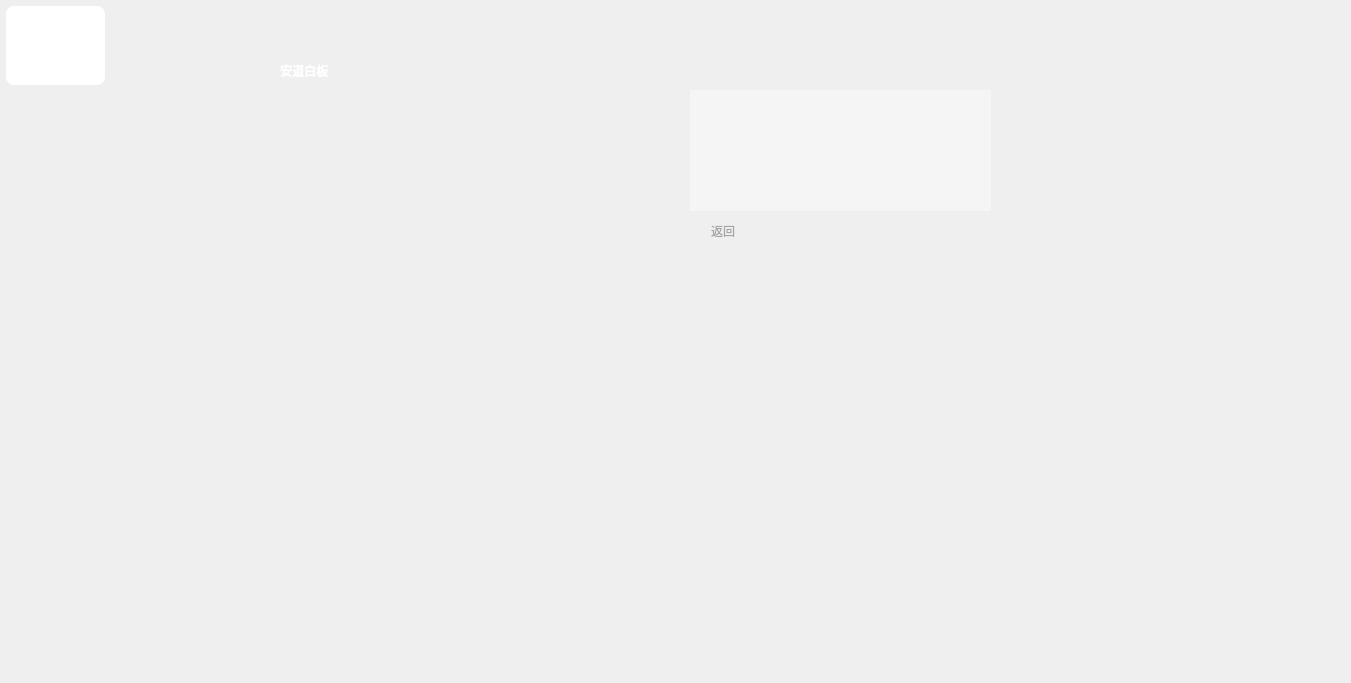
<?xml version="1.0" encoding="UTF-8"?>
<ui version="4.0">
 <class>DB_LoginPanel</class>
 <widget class="QWidget" name="DB_LoginPanel">
  <property name="geometry">
   <rect>
    <x>0</x>
    <y>0</y>
    <width>1351</width>
    <height>683</height>
   </rect>
  </property>
  <property name="windowTitle">
   <string>Form</string>
  </property>
  <widget class="QWidget" name="horizontalLayoutWidget">
   <property name="geometry">
    <rect>
     <x>0</x>
     <y>0</y>
     <width>111</width>
     <height>91</height>
    </rect>
   </property>
   <layout class="QHBoxLayout" name="horizontalLayout">
    <property name="spacing">
     <number>0</number>
    </property>
    <property name="leftMargin">
     <number>6</number>
    </property>
    <property name="topMargin">
     <number>6</number>
    </property>
    <property name="rightMargin">
     <number>6</number>
    </property>
    <property name="bottomMargin">
     <number>6</number>
    </property>
    <item>
     <widget class="QFrame" name="frame">
      <property name="styleSheet">
       <string notr="true">#frame{
	border: none;
	background-color: white;
	border-radius: 8px;
}</string>
      </property>
      <property name="frameShape">
       <enum>QFrame::StyledPanel</enum>
      </property>
      <property name="frameShadow">
       <enum>QFrame::Raised</enum>
      </property>
      <widget class="QWidget" name="horizontalLayoutWidget_3">
       <property name="geometry">
        <rect>
         <x>10</x>
         <y>10</y>
         <width>81</width>
         <height>61</height>
        </rect>
       </property>
       <layout class="QHBoxLayout" name="horizontalLayout_4">
        <property name="spacing">
         <number>0</number>
        </property>
        <item>
         <widget class="QStackedWidget" name="stackedWidget_2">
          <property name="currentIndex">
           <number>-1</number>
          </property>
         </widget>
        </item>
       </layout>
      </widget>
     </widget>
    </item>
   </layout>
  </widget>
  <widget class="QWidget" name="widget" native="true">
   <property name="geometry">
    <rect>
     <x>130</x>
     <y>20</y>
     <width>491</width>
     <height>331</height>
    </rect>
   </property>
   <widget class="QWidget" name="horizontalLayoutWidget_2">
    <property name="geometry">
     <rect>
      <x>10</x>
      <y>10</y>
      <width>461</width>
      <height>301</height>
     </rect>
    </property>
    <layout class="QHBoxLayout" name="horizontalLayout_2" stretch="1,0">
     <property name="spacing">
      <number>0</number>
     </property>
     <item>
      <widget class="QLabel" name="label">
       <property name="minimumSize">
        <size>
         <width>290</width>
         <height>0</height>
        </size>
       </property>
       <property name="maximumSize">
        <size>
         <width>290</width>
         <height>16777215</height>
        </size>
       </property>
       <property name="styleSheet">
        <string notr="true">border-image: url(:/images/Illustration.png);</string>
       </property>
       <property name="text">
        <string/>
       </property>
      </widget>
     </item>
     <item>
      <layout class="QVBoxLayout" name="verticalLayout">
       <property name="spacing">
        <number>0</number>
       </property>
       <item>
        <layout class="QHBoxLayout" name="horizontalLayout_3">
         <property name="spacing">
          <number>0</number>
         </property>
         <property name="topMargin">
          <number>10</number>
         </property>
         <property name="rightMargin">
          <number>10</number>
         </property>
         <item>
          <spacer name="horizontalSpacer">
           <property name="orientation">
            <enum>Qt::Horizontal</enum>
           </property>
           <property name="sizeHint" stdset="0">
            <size>
             <width>40</width>
             <height>20</height>
            </size>
           </property>
          </spacer>
         </item>
         <item>
          <widget class="DB_CustomLabel_1" name="label_closed">
           <property name="minimumSize">
            <size>
             <width>16</width>
             <height>16</height>
            </size>
           </property>
           <property name="maximumSize">
            <size>
             <width>16</width>
             <height>16</height>
            </size>
           </property>
           <property name="font">
            <font>
             <pointsize>15</pointsize>
            </font>
           </property>
           <property name="styleSheet">
            <string notr="true">border-image: url(&quot;:/images/close.png&quot;);</string>
           </property>
           <property name="text">
            <string/>
           </property>
           <property name="alignment">
            <set>Qt::AlignCenter</set>
           </property>
          </widget>
         </item>
        </layout>
       </item>
       <item>
        <widget class="QStackedWidget" name="stackedWidget">
         <property name="styleSheet">
          <string notr="true">border: none;
border-bottom-right-radius: 8px;</string>
         </property>
        </widget>
       </item>
      </layout>
     </item>
    </layout>
   </widget>
   <widget class="QLabel" name="label_version">
    <property name="geometry">
     <rect>
      <x>150</x>
      <y>30</y>
      <width>121</width>
      <height>41</height>
     </rect>
    </property>
    <property name="font">
     <font>
      <family>Noto Sans Takri</family>
      <weight>75</weight>
      <bold>true</bold>
     </font>
    </property>
    <property name="styleSheet">
     <string notr="true">color: white;</string>
    </property>
    <property name="text">
     <string>安道白板</string>
    </property>
   </widget>
  </widget>
  <widget class="QWidget" name="widget_2" native="true">
   <property name="geometry">
    <rect>
     <x>650</x>
     <y>20</y>
     <width>371</width>
     <height>241</height>
    </rect>
   </property>
   <widget class="QWidget" name="verticalLayoutWidget">
    <property name="geometry">
     <rect>
      <x>20</x>
      <y>30</y>
      <width>341</width>
      <height>201</height>
     </rect>
    </property>
    <layout class="QVBoxLayout" name="verticalLayout_2">
     <property name="spacing">
      <number>0</number>
     </property>
     <property name="leftMargin">
      <number>20</number>
     </property>
     <property name="rightMargin">
      <number>20</number>
     </property>
     <item>
      <layout class="QHBoxLayout" name="horizontalLayout_5">
       <property name="topMargin">
        <number>10</number>
       </property>
       <property name="rightMargin">
        <number>10</number>
       </property>
       <property name="bottomMargin">
        <number>10</number>
       </property>
       <item>
        <spacer name="horizontalSpacer_2">
         <property name="orientation">
          <enum>Qt::Horizontal</enum>
         </property>
         <property name="sizeHint" stdset="0">
          <size>
           <width>40</width>
           <height>20</height>
          </size>
         </property>
        </spacer>
       </item>
       <item>
        <widget class="DB_CustomLabel_1" name="label_closed2">
         <property name="minimumSize">
          <size>
           <width>16</width>
           <height>16</height>
          </size>
         </property>
         <property name="maximumSize">
          <size>
           <width>16</width>
           <height>16</height>
          </size>
         </property>
         <property name="styleSheet">
          <string notr="true">border-image: url(&quot;:/images/close.png&quot;);</string>
         </property>
         <property name="text">
          <string/>
         </property>
        </widget>
       </item>
      </layout>
     </item>
     <item>
      <widget class="QTextEdit" name="textEdit">
       <property name="font">
        <font>
         <pointsize>8</pointsize>
        </font>
       </property>
       <property name="styleSheet">
        <string notr="true">background: rgb(245, 245, 245);
border: none;
color: rgb(95, 95, 95);</string>
       </property>
       <property name="html">
        <string>&lt;!DOCTYPE HTML PUBLIC &quot;-//W3C//DTD HTML 4.0//EN&quot; &quot;http://www.w3.org/TR/REC-html40/strict.dtd&quot;&gt;
&lt;html&gt;&lt;head&gt;&lt;meta name=&quot;qrichtext&quot; content=&quot;1&quot; /&gt;&lt;style type=&quot;text/css&quot;&gt;
p, li { white-space: pre-wrap; }
&lt;/style&gt;&lt;/head&gt;&lt;body style=&quot; font-family:'Sans Serif'; font-size:8pt; font-weight:400; font-style:normal;&quot;&gt;
&lt;p style=&quot;-qt-paragraph-type:empty; margin-top:0px; margin-bottom:0px; margin-left:0px; margin-right:0px; -qt-block-indent:0; text-indent:0px;&quot;&gt;&lt;br /&gt;&lt;/p&gt;&lt;/body&gt;&lt;/html&gt;</string>
       </property>
      </widget>
     </item>
     <item>
      <layout class="QHBoxLayout" name="horizontalLayout_6">
       <property name="spacing">
        <number>5</number>
       </property>
       <property name="topMargin">
        <number>10</number>
       </property>
       <property name="bottomMargin">
        <number>10</number>
       </property>
       <item>
        <widget class="DB_CustomLabel_1" name="label_backIcon">
         <property name="minimumSize">
          <size>
           <width>16</width>
           <height>16</height>
          </size>
         </property>
         <property name="maximumSize">
          <size>
           <width>16</width>
           <height>16</height>
          </size>
         </property>
         <property name="styleSheet">
          <string notr="true">border-image: url(&quot;:/images/courseware/return.png&quot;);</string>
         </property>
         <property name="text">
          <string/>
         </property>
        </widget>
       </item>
       <item>
        <widget class="DB_CustomLabel_1" name="label_backIconText">
         <property name="styleSheet">
          <string notr="true">color: rgb(165, 165, 165);</string>
         </property>
         <property name="text">
          <string>返回</string>
         </property>
        </widget>
       </item>
       <item>
        <spacer name="horizontalSpacer_3">
         <property name="orientation">
          <enum>Qt::Horizontal</enum>
         </property>
         <property name="sizeHint" stdset="0">
          <size>
           <width>40</width>
           <height>20</height>
          </size>
         </property>
        </spacer>
       </item>
      </layout>
     </item>
    </layout>
   </widget>
  </widget>
 </widget>
 <customwidgets>
  <customwidget>
   <class>DB_CustomLabel_1</class>
   <extends>QLabel</extends>
   <header location="global">CustomWidget/db_customlabel.h</header>
  </customwidget>
 </customwidgets>
 <resources/>
 <connections/>
</ui>
